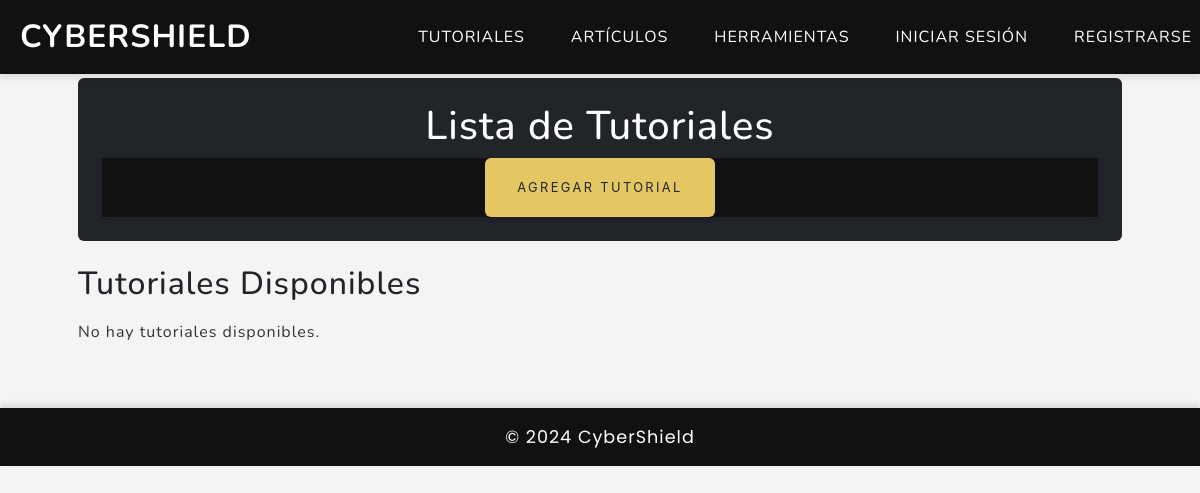
Before: /tutoriales/ with the older database file.
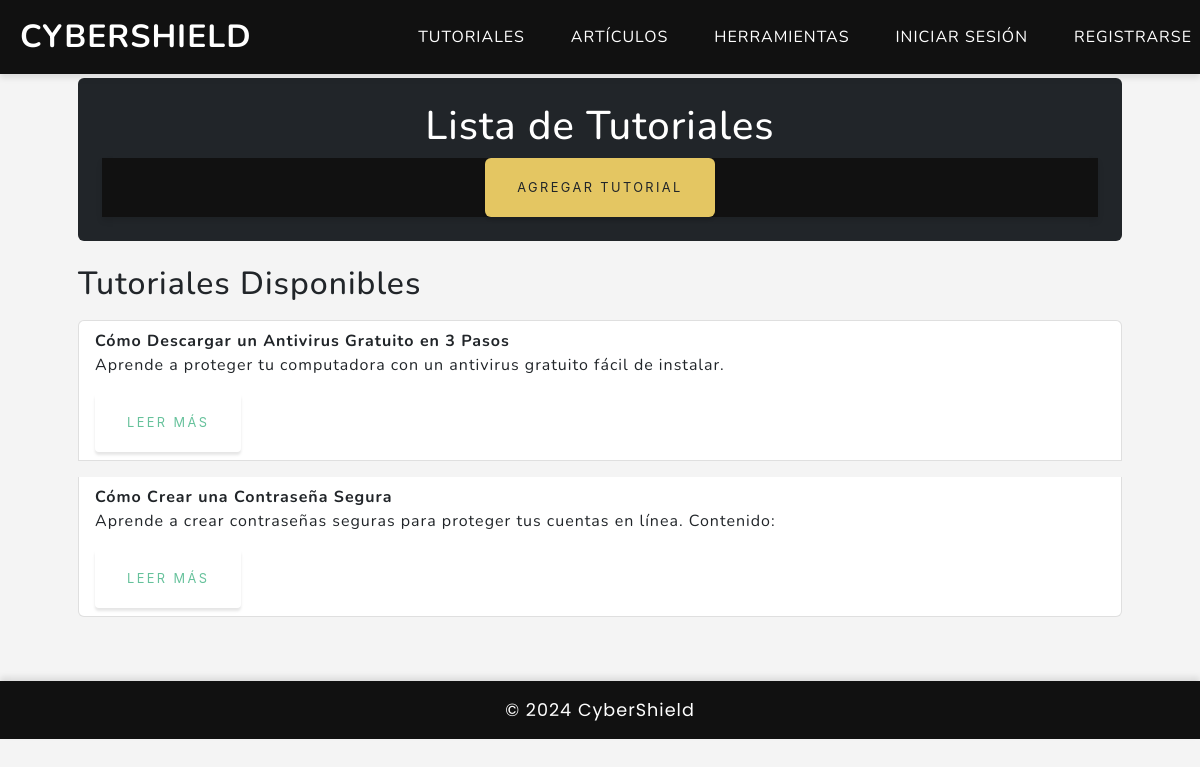
After: the same page with the newer database file.
### AppGero/models.py (models this page shows)
class Tutorial(models.Model):
    titulo = models.CharField(max_length=200)
    descripcion = models.TextField()
    contenido = models.TextField()
    fecha_publicacion = models.DateTimeField(auto_now_add=True)

### AppGero/views.py (the view)
# urls.py: path('tutoriales/', views.leerTutoriales, name='lista_tutoriales'),
def leerTutoriales(request):
    tutoriales = Tutorial.objects.all()  # Recupera todos los tutoriales
    contexto = {"tutoriales": tutoriales}
    return render(request, "appgero/tutorial.html", contexto)  # Usamos tutorial.html

### AppGero/templates/appgero/tutorial.html (shortened to what this page needs)
{% extends 'AppGero/padre.html' %}
{% block content %}
    <div class="container px-4 px-lg-5 py-5">
        <header class="mb-4 bg-dark p-4 rounded">
            <h1 class="text-center text-white">Lista de Tutoriales</h1>
            <nav class="text-center">
                <a href="{% url 'agregar_tutorial' %}" class="btn btn-warning text-dark">Agregar Tutorial</a>
            </nav>
        </header>
        <main>
            <h2 class="text-dark mb-3">Tutoriales Disponibles</h2>
            <ul class="list-group">
                {% for tutorial in tutoriales %}
                    <li class="list-group-item mb-3">
                        <strong>{{ tutorial.titulo }}</strong><br>
                        <p>{{ tutorial.descripcion }}</p>
                        <a href="{% url 'detalle_tutorial' tutorial.id %}" class="btn btn-outline-success btn-sm">Leer más</a>
                    </li>
                {% empty %}
                    <p>No hay tutoriales disponibles.</p>
                {% endfor %}
            </ul>
        </main>
    </div>
{% endblock %}

### AppGero/templates/appgero/padre.html (shortened to what this page needs)
{% load static %}
<!DOCTYPE html>
<html lang="es">
<head>
    <link href="{% static 'appgero/css/styles.css' %}" rel="stylesheet" />
</head>
<body>
    <nav class="navbar navbar-expand-lg navbar-light fixed-top">
        <a class="navbar-brand text-white" href="{% url 'inicio' %}">CyberShield</a>
        <div class="collapse navbar-collapse" id="navbarResponsive">
            <ul class="navbar-nav ms-auto">
                <li class="nav-item"><a class="nav-link text-white" href="{% url 'lista_tutoriales' %}">Tutoriales</a></li>
                <li class="nav-item"><a class="nav-link text-white" href="{% url 'lista_articulos' %}">Artículos</a></li>
                <li class="nav-item"><a class="nav-link text-white" href="{% url 'lista_herramientas' %}">Herramientas</a></li>
                {% if user.is_authenticated %}
                    <li class="nav-item">
                        <form action="{% url 'logout' %}" method="POST" style="display:inline;">
                            {% csrf_token %}
                            <button type="submit" class="nav-link text-white" style="background:none; border:none;">Cerrar sesión</button>
                        </form>
                    </li>
                {% else %}
                    <li class="nav-item"><a class="nav-link text-white" href="{% url 'login' %}">Iniciar sesión</a></li>
                    <li class="nav-item"><a class="nav-link text-white" href="{% url 'register' %}">Registrarse</a></li>
                {% endif %}
            </ul>
        </div>
    </nav>
    <div class="spacer"></div>
    <div class="content-wrapper">
        {% block content %}
        {% endblock %}
    </div>
    <footer class="footer text-center py-3">
        <div>&copy; 2024 CyberShield</div>
    </footer>
</body>
</html>

### AppGero/templates/appgero/padre.html (style rules this page uses)
body { font-family: 'Nunito', sans-serif; background-color: #f4f4f4; color: #333; }
nav { background-color: #111; box-shadow: 0 4px 6px rgba(0, 0, 0, 0.1); }
nav a { color: #fff !important; font-weight: bold; padding-left: 20px; padding-right: 20px; text-transform: uppercase; }
.navbar-nav { display: flex; justify-content: center; gap: 30px; }
.navbar-brand { text-align: center; font-weight: bold; font-size: 2rem; }
footer { background-color: #111; color: #fff; font-family: 'Poppins', sans-serif; box-shadow: 0 -4px 6px rgba(0, 0, 0, 0.1); padding: 15px; }
footer div { font-size: 1.1rem; }
.spacer { height: 30px; }

Changed rows visible on the page:
added Tutorial: titulo "Cómo Descargar un Antivirus Gratuito en 3 Pasos", descripcion "Aprende a proteger tu computadora con un antivirus gratuito fácil de instalar."
added Tutorial: titulo "Cómo Crear una Contraseña Segura", descripcion "Aprende a crear contraseñas seguras para proteger tus cuentas en línea. Contenido:"
Other visible differences:
text no longer shown: "No hay tutoriales disponibles."
